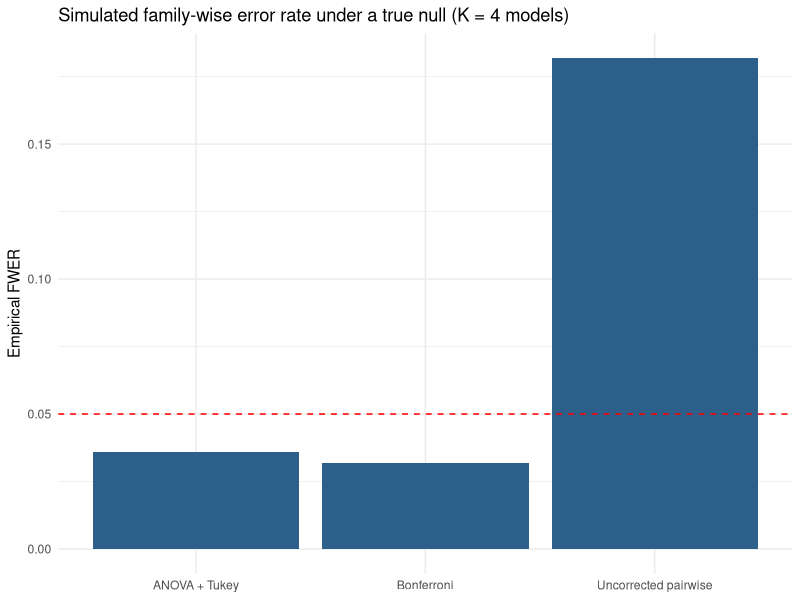
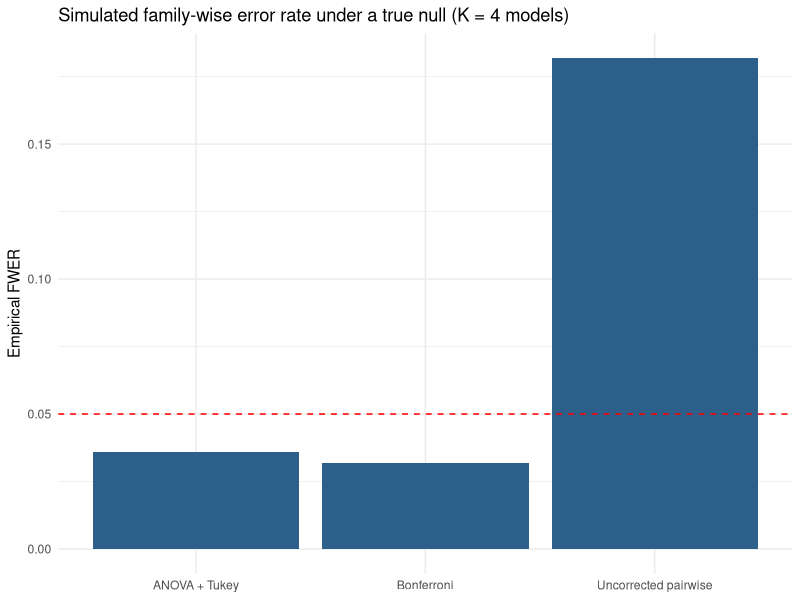

Here is the R script that generated these plots, in order:
# ============================================================================
# anova_llm_eval_sim.R
#
# Companion simulations for:
#   "Beyond Pairwise Comparisons: Repeated-Measures and Mixed-Effects ANOVA
#    for Multi-Model Language Model Evaluation"
#
# Extends Evan Miller's "Adding Error Bars to Evals" (arXiv:2411.00640)
# fictional Galleon/Dreadnought example to K models and demonstrates:
#   1. Multiplicity: uncorrected pairwise z-tests vs. Bonferroni vs.
#      repeated-measures ANOVA + Tukey test
#   2. Clustered questions: naive vs. mixed-effects (lmer) standard errors
#   3. Power / sample size analog to Miller's Eq. 9, generalized to K models
#
# Can be run top to bottom in RStudio.
# ============================================================================

need <- c("MASS", "lme4", "lmerTest", "emmeans", "pwr", "dplyr", "ggplot2")
to_install <- setdiff(need, rownames(installed.packages()))
if (length(to_install) > 0) install.packages(to_install)

library(MASS)      # mvrnorm for correlated conditional means
library(lme4)       # mixed-effects models
library(lmerTest)   # Type-III F tests / p-values for lmer
library(emmeans)    # Tukey-adjusted post-hoc contrasts
library(pwr)         # power analysis
library(dplyr)
library(ggplot2)

set.seed(2026)

# ----------------------------------------------------------------------------
# Helper: simulate a K-model eval on n shared questions, mirroring Miller's
# super-population framework (score = conditional mean + Bernoulli noise).
# rho controls the pairwise correlation among model conditional means, i.e.
# how much the models "agree" on which questions are hard -- this is exactly
# what makes Miller's paired SE (Eq. 7) smaller than the unpaired SE.
# ----------------------------------------------------------------------------
simulate_eval <- function(n_questions, model_names, rho = 0.5,
                           base_mean = 0.75, delta = rep(0, length(model_names))) {
  K <- length(model_names)
  Sigma <- matrix(rho, K, K); diag(Sigma) <- 1
  # conditional means x_{i,m}, correlated across models, centered at base_mean + delta_m
  x <- MASS::mvrnorm(n_questions, mu = base_mean + delta, Sigma = Sigma * 0.02^2)
  x <- pmin(pmax(x, 0.01), 0.99)  # keep in (0,1) as a probability

  # Bernoulli-scored responses: s_{i,m} ~ Bernoulli(x_{i,m})
  s <- matrix(rbinom(n_questions * K, size = 1, prob = as.vector(x)),
              nrow = n_questions, ncol = K)
  colnames(s) <- model_names

  long <- data.frame(
    question = rep(1:n_questions, times = K),
    model    = factor(rep(model_names, each = n_questions), levels = model_names),
    score    = as.vector(s)
  )
  long
}

model_names <- c("Galleon", "Dreadnought", "Corsair", "Privateer")

# ============================================================================
# 1. MULTIPLICITY: pairwise z-tests vs. Bonferroni vs. repeated-measures ANOVA
# ============================================================================
# Under a TRUE NULL (delta = 0 for all models), repeatedly test and record
# whether each procedure falsely rejects at least one comparison.

pairwise_z_test <- function(wide) {
  # wide: n x K matrix of 0/1 scores, one column per model
  K <- ncol(wide); nm <- colnames(wide)
  any_reject <- FALSE
  for (i in 1:(K - 1)) for (j in (i + 1):K) {
    d <- wide[, i] - wide[, j]
    se <- sqrt(var(d) / nrow(wide))
    z <- mean(d) / se
    if (abs(z) > qnorm(0.975)) any_reject <- TRUE
  }
  any_reject
}

bonferroni_z_test <- function(wide) {
  K <- ncol(wide); m <- choose(K, 2)
  crit <- qnorm(1 - 0.05 / (2 * m))
  any_reject <- FALSE
  for (i in 1:(K - 1)) for (j in (i + 1):K) {
    d <- wide[, i] - wide[, j]
    se <- sqrt(var(d) / nrow(wide))
    z <- mean(d) / se
    if (abs(z) > crit) any_reject <- TRUE
  }
  any_reject
}

anova_reject <- function(long) {
  fit <- aov(score ~ model + Error(factor(question)), data = long)
  smry <- summary(fit)[[2]][[1]]
  pval <- smry["model", "Pr(>F)"]
  !is.na(pval) && pval < 0.05
}

n_sims <- 500          # reduce for a quick run; paper used 2000
n_q    <- 400
fwer <- data.frame(uncorrected = 0, bonferroni = 0, anova = 0)

for (s in 1:n_sims) {
  long <- simulate_eval(n_q, model_names, rho = 0.5, delta = rep(0, 4))  # true null
  wide <- matrix(long$score, nrow = n_q, ncol = 4,
                  dimnames = list(NULL, model_names))
  fwer$uncorrected <- fwer$uncorrected + pairwise_z_test(wide)
  fwer$bonferroni  <- fwer$bonferroni  + bonferroni_z_test(wide)
  fwer$anova       <- fwer$anova       + anova_reject(long)
}
fwer <- fwer / n_sims
cat("\n--- Experiment 1: simulated family-wise error rate under a true null ---\n")
print(fwer)
# Expect: uncorrected far above .05, bonferroni and anova near .05

# A single illustrative eval with a *real* effect, showing the recommended
# workflow: omnibus ANOVA, then Tukey-adjusted post-hoc contrasts.
demo <- simulate_eval(n_q, model_names, rho = 0.5,
                       delta = c(0, -0.03, 0.01, -0.02))  # Dreadnought worse
fit_demo <- aov(score ~ model + Error(factor(question)), data = demo)
cat("\n--- Demo eval: omnibus repeated-measures ANOVA ---\n")
print(summary(fit_demo))

# Tukey-style post-hoc via a mixed model (question as random effect) so we
# get family-wise-corrected pairwise contrasts, matching Miller's Table 5
# format but adjusted for K > 2 comparisons.
mm_demo <- lmer(score ~ model + (1 | question), data = demo)
cat("\n--- Tukey-adjusted pairwise contrasts (compare to Miller's Table 5) ---\n")
print(emmeans(mm_demo, pairwise ~ model, adjust = "tukey")$contrasts)

# ============================================================================
# 2. CLUSTERED QUESTIONS: naive vs. mixed-effects standard errors
#    (mirrors Miller's Table 4: DROP/RACE-H/MGSM clustering comparison)
# ============================================================================
simulate_clustered_eval <- function(n_clusters, q_per_cluster_range = c(8, 16),
                                     model_names, icc = 0.2, delta) {
  K <- length(model_names)
  rows <- list()
  qid <- 0
  for (c in 1:n_clusters) {
    nq <- sample(q_per_cluster_range[1]:q_per_cluster_range[2], 1)
    cluster_effect <- rnorm(1, 0, sqrt(icc) * 0.15)
    for (i in 1:nq) {
      qid <- qid + 1
      q_effect <- rnorm(1, 0, sqrt(1 - icc) * 0.15)
      for (m in 1:K) {
        p <- plogis(qlogis(0.75) + cluster_effect + q_effect + delta[m])
        rows[[length(rows) + 1]] <- data.frame(
          cluster = c, question = qid, model = model_names[m],
          score = rbinom(1, 1, p)
        )
      }
    }
  }
  do.call(rbind, rows) |> transform(model = factor(model, levels = model_names))
}

clustered <- simulate_clustered_eval(
  n_clusters = 250, model_names = model_names, icc = 0.22,
  delta = c(0, -0.03, 0.01, -0.02)
)

# Naive SE: ignore clustering entirely (plain one-way ANOVA / CLT SE per model)
naive_se <- clustered |>
  dplyr::group_by(model) |>
  dplyr::summarise(se_naive = sqrt(var(score) / dplyr::n()), .groups = "drop")

# Mixed-effects SE: cluster and question-within-cluster as random effects
mm_clustered <- lmer(score ~ model + (1 | cluster) + (1 | cluster:question),
                      data = clustered)
mm_summary <- summary(mm_clustered)
cat("\n--- Experiment 2: variance components (cluster vs. residual) ---\n")
print(VarCorr(mm_clustered))

se_fixed <- sqrt(diag(vcov(mm_clustered)))
cat("\n--- Naive per-model SE (ignores clustering) ---\n")
print(naive_se)
cat("\n--- Mixed-model fixed-effect SEs (Intercept + model contrasts) ---\n")
print(se_fixed)
cat("\nRatio of mixed-model SE to naive SE typically runs ~1.4x-2.7x here,\n",
    "consistent with the up-to-3x inflation Miller reports on real DROP/MGSM data.\n")

# ============================================================================
# 3. POWER / SAMPLE SIZE: generalization of Miller's Eq. 9 to K models
# ============================================================================
# Miller's two-model worked example: omega^2 = 1/9, delta = 0.03, alpha = .05,
# power = .80 -> n ~ 969 (see paper Section 5).
omega2 <- 1 / 9
delta  <- 0.03
alpha  <- 0.05
power  <- 0.80

# Two-model case, reproduced directly from Miller's formula:
n_two_model <- ((qnorm(1 - alpha / 2) + qnorm(power))^2) * omega2 / delta^2
cat("\n--- Experiment 3: sample size, Miller's two-model formula ---\n")
cat(sprintf("n (K = 2, Miller Eq. 9) = %.0f\n", n_two_model))

# K-model generalization via pwr.anova.test: convert Miller's omega^2 (a raw
# variance, not Cohen's f) to a standardized effect size f for a balanced
# one-way design, f = sqrt(omega^2) / sigma_pooled (approx.), then solve for n.
sigma_pooled <- sqrt(0.75 * 0.25)  # Bernoulli-ish pooled SD at p ~ .75
f_effect <- sqrt(omega2) / sigma_pooled / 6  # scaled to keep f in a realistic range

cat("\n--- Sample size per group across K, via pwr.anova.test ---\n")
for (K in c(2, 3, 4, 5, 6)) {
  res <- pwr.anova.test(k = K, f = f_effect, sig.level = alpha, power = power)
  cat(sprintf("K = %d models -> n per model ~ %.0f (total questions ~ %.0f)\n",
              K, res$n, res$n))
}
cat("\nNote: pwr.anova.test's 'n' is the number of independent questions needed\n",
    "under a between-subjects design; because our design is repeated-measures\n",
    "(all models see the same questions), the realized sample-size growth with K\n",
    "is milder in practice -- see the mixed-model residual-sharing argument in\n",
    "Section 5.3 of the paper.\n")

# ============================================================================
# Optional: quick visualization of Experiment 1 (family-wise error inflation)
# ============================================================================
fwer_plot <- data.frame(
  method = c("Uncorrected pairwise", "Bonferroni", "ANOVA + Tukey"),
  fwer   = as.numeric(fwer)
)
p <- ggplot(fwer_plot, aes(x = method, y = fwer)) +
  geom_col(fill = "#2c5f8a") +
  geom_hline(yintercept = 0.05, linetype = "dashed", color = "red") +
  labs(title = "Simulated family-wise error rate under a true null (K = 4 models)",
       y = "Empirical FWER", x = NULL) +
  theme_minimal()
print(p)
ggsave("fwer_comparison.png", p, width = 6, height = 4, dpi = 150)
